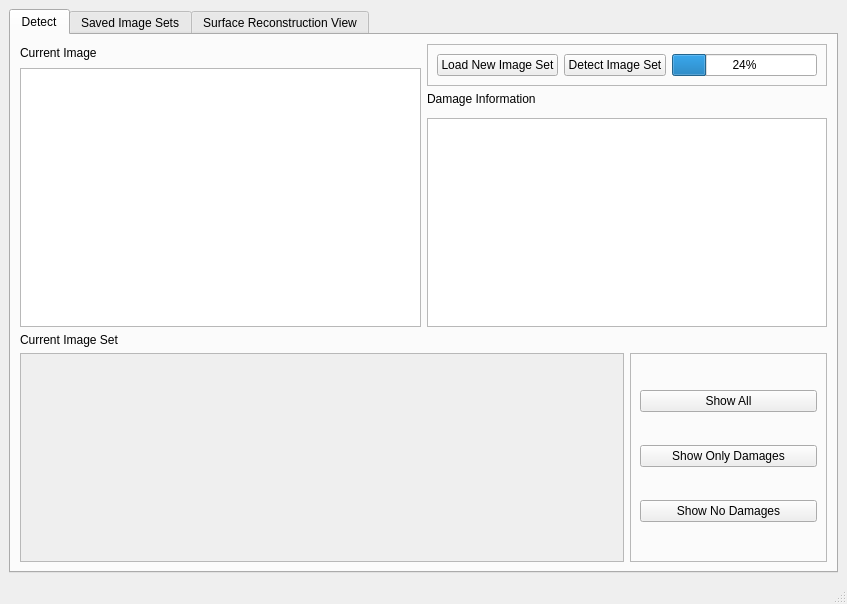
<?xml version="1.0" encoding="UTF-8"?>
<ui version="4.0">
 <class>MainWindow</class>
 <widget class="QMainWindow" name="MainWindow">
  <property name="geometry">
   <rect>
    <x>0</x>
    <y>0</y>
    <width>847</width>
    <height>604</height>
   </rect>
  </property>
  <property name="windowTitle">
   <string>Roof Recon</string>
  </property>
  <widget class="QWidget" name="centralwidget">
   <layout class="QGridLayout" name="gridLayout_2">
    <item row="0" column="0">
     <widget class="QTabWidget" name="tabWidget">
      <property name="sizePolicy">
       <sizepolicy hsizetype="Expanding" vsizetype="Expanding">
        <horstretch>0</horstretch>
        <verstretch>0</verstretch>
       </sizepolicy>
      </property>
      <property name="autoFillBackground">
       <bool>false</bool>
      </property>
      <property name="currentIndex">
       <number>0</number>
      </property>
      <property name="movable">
       <bool>false</bool>
      </property>
      <widget class="QWidget" name="DetectTab">
       <attribute name="title">
        <string>Detect</string>
       </attribute>
       <layout class="QGridLayout" name="gridLayout">
        <item row="6" column="3">
         <widget class="QFrame" name="frame_2">
          <property name="frameShape">
           <enum>QFrame::StyledPanel</enum>
          </property>
          <property name="frameShadow">
           <enum>QFrame::Raised</enum>
          </property>
          <layout class="QVBoxLayout" name="verticalLayout">
           <item>
            <widget class="QPushButton" name="AllImagesFilterBtn">
             <property name="cursor">
              <cursorShape>PointingHandCursor</cursorShape>
             </property>
             <property name="text">
              <string>Show All</string>
             </property>
            </widget>
           </item>
           <item>
            <widget class="QPushButton" name="DamagedImagesFilterBtn">
             <property name="cursor">
              <cursorShape>PointingHandCursor</cursorShape>
             </property>
             <property name="text">
              <string>Show Only Damages</string>
             </property>
            </widget>
           </item>
           <item>
            <widget class="QPushButton" name="UndamagedImagesFilterBtn">
             <property name="cursor">
              <cursorShape>PointingHandCursor</cursorShape>
             </property>
             <property name="text">
              <string>Show No Damages</string>
             </property>
            </widget>
           </item>
          </layout>
         </widget>
        </item>
        <item row="6" column="0" colspan="3">
         <widget class="QScrollArea" name="CurrentImageSetScrollArea">
          <property name="widgetResizable">
           <bool>true</bool>
          </property>
          <widget class="QWidget" name="CurrentImageSetScrollAreaScrollContent">
           <property name="geometry">
            <rect>
             <x>0</x>
             <y>0</y>
             <width>600</width>
             <height>196</height>
            </rect>
           </property>
          </widget>
         </widget>
        </item>
        <item row="0" column="0">
         <widget class="QLabel" name="label_2">
          <property name="text">
           <string>Current Image</string>
          </property>
          <property name="alignment">
           <set>Qt::AlignLeading|Qt::AlignLeft|Qt::AlignVCenter</set>
          </property>
         </widget>
        </item>
        <item row="4" column="2" colspan="2">
         <widget class="QListWidget" name="DamageInformationList"/>
        </item>
        <item row="1" column="0" rowspan="4" colspan="2">
         <widget class="QGraphicsView" name="CurrentImage"/>
        </item>
        <item row="5" column="0">
         <widget class="QLabel" name="label_3">
          <property name="text">
           <string>Current Image Set</string>
          </property>
          <property name="alignment">
           <set>Qt::AlignLeading|Qt::AlignLeft|Qt::AlignVCenter</set>
          </property>
         </widget>
        </item>
        <item row="2" column="2">
         <widget class="QLabel" name="label">
          <property name="text">
           <string>Damage Information</string>
          </property>
          <property name="alignment">
           <set>Qt::AlignLeading|Qt::AlignLeft|Qt::AlignVCenter</set>
          </property>
         </widget>
        </item>
        <item row="0" column="2" rowspan="2" colspan="2">
         <widget class="QFrame" name="frame">
          <property name="frameShape">
           <enum>QFrame::StyledPanel</enum>
          </property>
          <property name="frameShadow">
           <enum>QFrame::Raised</enum>
          </property>
          <layout class="QHBoxLayout" name="horizontalLayout">
           <item>
            <widget class="QPushButton" name="LoadNewImageSetBtn">
             <property name="cursor">
              <cursorShape>PointingHandCursor</cursorShape>
             </property>
             <property name="text">
              <string>Load New Image Set</string>
             </property>
            </widget>
           </item>
           <item>
            <widget class="QPushButton" name="DetectImageSet">
             <property name="cursor">
              <cursorShape>PointingHandCursor</cursorShape>
             </property>
             <property name="text">
              <string>Detect Image Set</string>
             </property>
            </widget>
           </item>
           <item>
            <widget class="QProgressBar" name="modelProgressBar">
             <property name="value">
              <number>24</number>
             </property>
            </widget>
           </item>
          </layout>
         </widget>
        </item>
       </layout>
      </widget>
      <widget class="QWidget" name="SavedImageSetsTab">
       <attribute name="title">
        <string>Saved Image Sets</string>
       </attribute>
       <layout class="QGridLayout" name="gridLayout_3">
        <item row="0" column="0">
         <widget class="QFrame" name="frame_3">
          <property name="frameShape">
           <enum>QFrame::StyledPanel</enum>
          </property>
          <property name="frameShadow">
           <enum>QFrame::Raised</enum>
          </property>
          <layout class="QHBoxLayout" name="horizontalLayout_2">
           <item>
            <widget class="QPushButton" name="LoadImageSet">
             <property name="cursor">
              <cursorShape>PointingHandCursor</cursorShape>
             </property>
             <property name="text">
              <string>Load Image Set</string>
             </property>
            </widget>
           </item>
           <item>
            <widget class="QPushButton" name="DeleteImageSet">
             <property name="cursor">
              <cursorShape>PointingHandCursor</cursorShape>
             </property>
             <property name="text">
              <string>Delete Image Set</string>
             </property>
            </widget>
           </item>
          </layout>
         </widget>
        </item>
        <item row="1" column="0">
         <widget class="QTableWidget" name="ImageSetTable">
          <property name="columnCount">
           <number>3</number>
          </property>
          <column>
           <property name="text">
            <string>Name/Address</string>
           </property>
          </column>
          <column>
           <property name="text">
            <string>Directory Path</string>
           </property>
          </column>
          <column>
           <property name="text">
            <string>Date Created</string>
           </property>
          </column>
         </widget>
        </item>
       </layout>
      </widget>
      <widget class="QWidget" name="SurfaceReconstructionTab">
       <attribute name="title">
        <string>Surface Reconstruction View</string>
       </attribute>
       <layout class="QGridLayout" name="gridLayout_4">
        <item row="0" column="0">
         <widget class="QPushButton" name="ComputeSurfaceMapButton">
          <property name="text">
           <string>Compute Surface Map</string>
          </property>
         </widget>
        </item>
        <item row="0" column="1">
         <widget class="QProgressBar" name="SurfaceMapProgressBar">
          <property name="value">
           <number>0</number>
          </property>
         </widget>
        </item>
        <item row="1" column="0" colspan="2">
         <widget class="QGraphicsView" name="mapReconstructionGraphic"/>
        </item>
       </layout>
      </widget>
     </widget>
    </item>
   </layout>
  </widget>
  <widget class="QMenuBar" name="menubar">
   <property name="geometry">
    <rect>
     <x>0</x>
     <y>0</y>
     <width>847</width>
     <height>22</height>
    </rect>
   </property>
  </widget>
  <widget class="QStatusBar" name="statusbar"/>
 </widget>
 <resources/>
 <connections/>
</ui>
